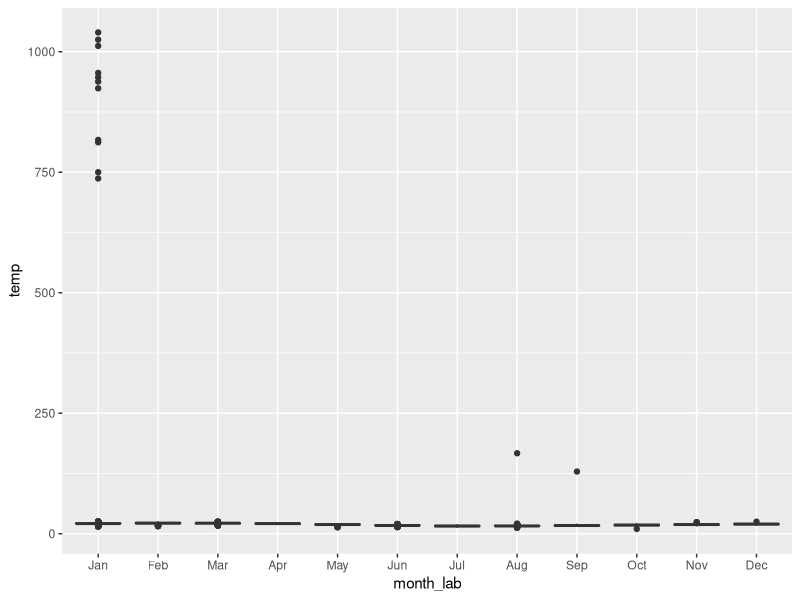
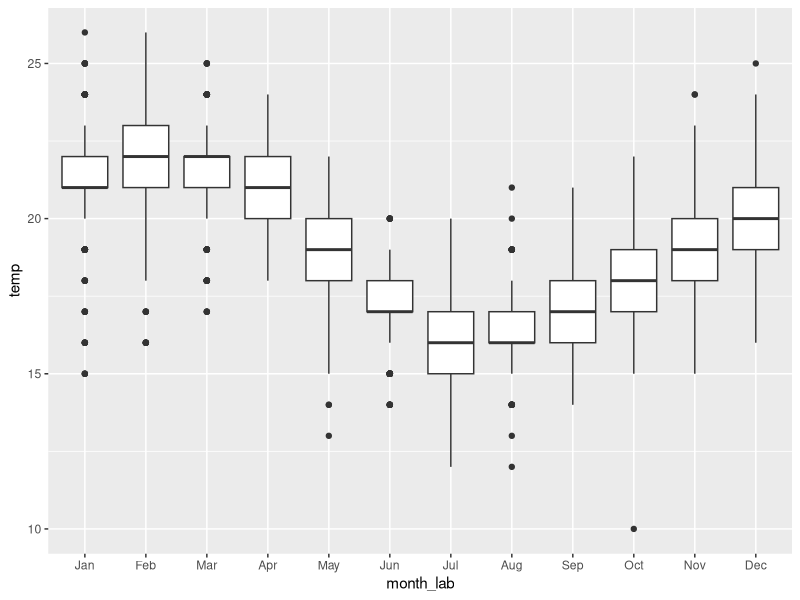
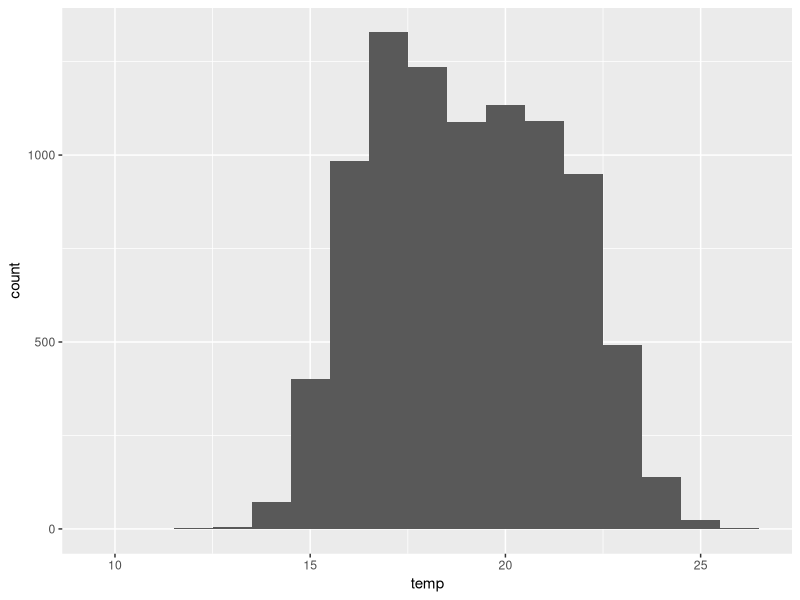
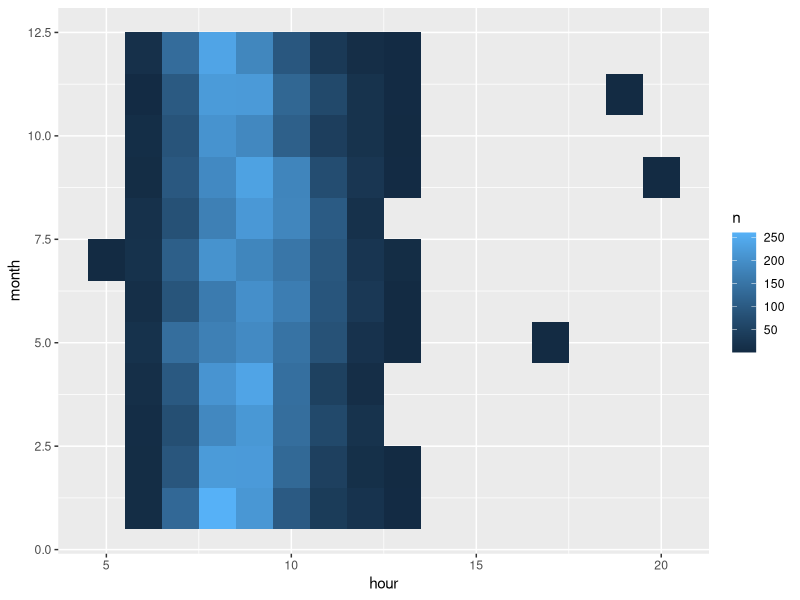
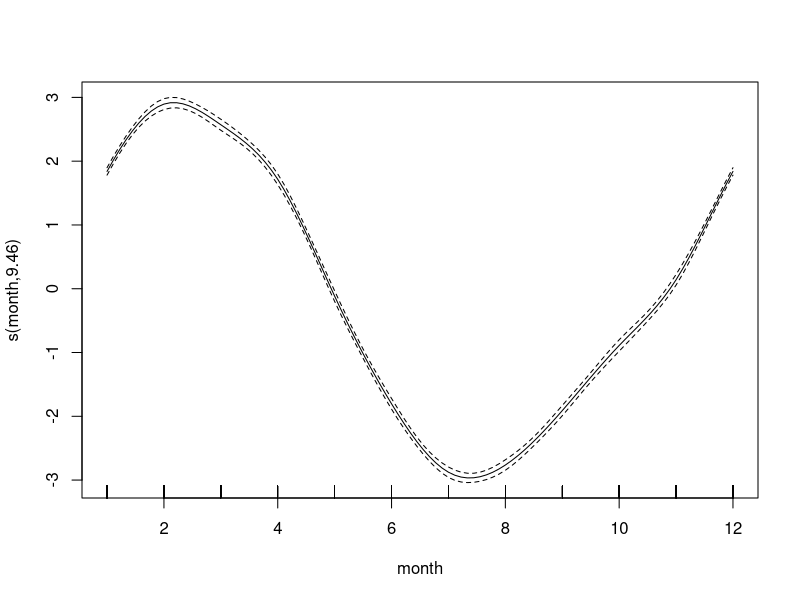
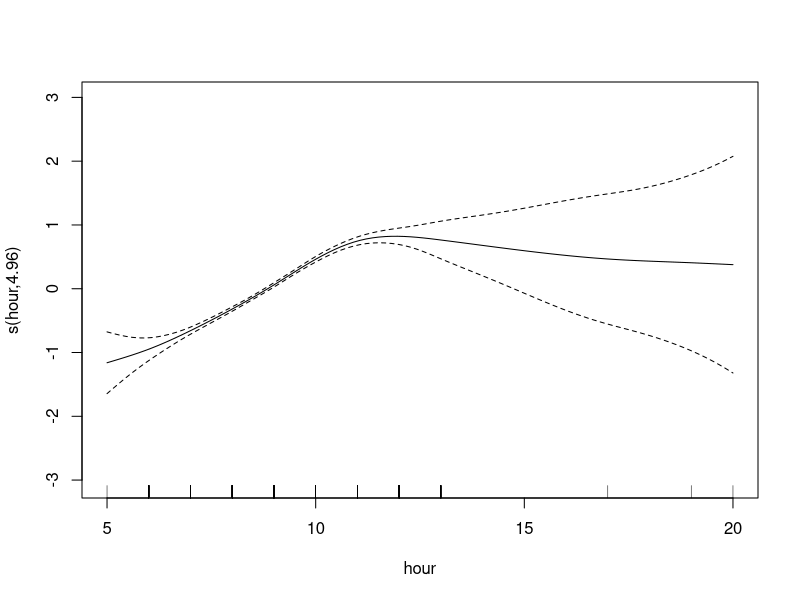
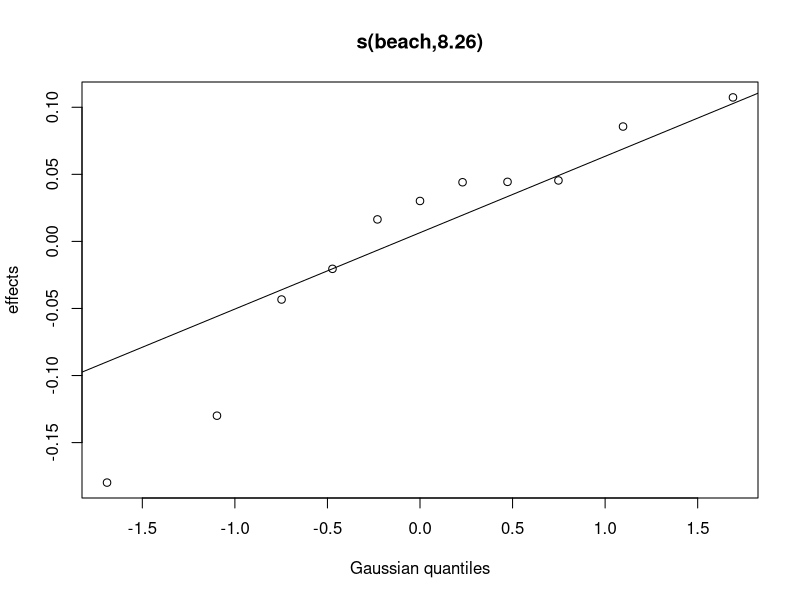

Here is the R script that generated these plots, in order: (Note: this script raises an error after producing the figures.)
## ---- chunk 1
library(tidyverse)
library(mgcv)
## ---- chunk 2
water_raw <- read_csv("data/Water quality-1727670437021.csv")
## ---- chunk 3
water <- water_raw |> 
  transmute(temp = `Water temperature (°C)`,
         beach = `Swim site`,
         date = Date,
         time = Time) |> 
  mutate(date = dmy(date),
         month = month(date),
         hour = hour(time),
         month_lab = month(date, label = TRUE),
         beach = as.factor(beach)) 

## ---- chunk 4
water |> 
  count(beach, sort = TRUE)
## ---- chunk 5
ggplot(data = water) +
  geom_boxplot(aes(month_lab, temp))
## ---- chunk 6
water_clean <- water |> 
  filter(temp < 40) 
## ---- chunk 7
water_clean |> 
  ggplot() +
  geom_boxplot(aes(month_lab, temp))
## ---- chunk 8
water_clean |> 
  ggplot() +
  geom_histogram(aes(temp), binwidth = 1)
## ---- chunk 9
water_clean |> 
  count(month, hour) |> 
  ggplot() +
  geom_tile(aes(hour, month, fill = n))
## ---- chunk 10
library(mgcv)

mod_gam <- mgcv::gam(temp ~ s(month, bs = "cc", k = 12) + s(hour) + s(beach, bs = "re"), data = water_clean)

mod_gam

summary(mod_gam)
plot(mod_gam)
## ---- chunk 11
predict(mod_gam, newdata = data.frame(month = 12, hour = 8, beach = "Bondi Beach"))
## ---- chunk 12
saveRDS(mod_gam, "deploy/beachwatch_model.rds")
